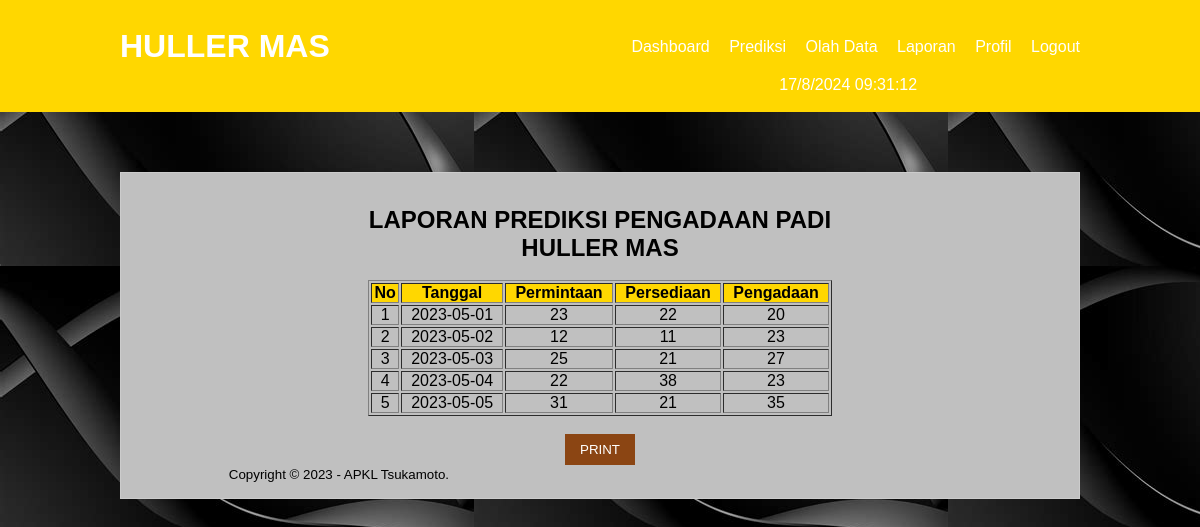
Screenshot of /laporan.php (signed in) with the database file from the repository.
### tables this page shows
CREATE TABLE `tb_data` (
  `id_data` int(11) NOT NULL,
  `tanggal` date NOT NULL,
  `permintaan` int(11) NOT NULL,
  `persediaan` int(11) NOT NULL,
  `pengadaan` int(11) NOT NULL
);

### laporan.php (the view, shortened to what this page needs)
<!DOCTYPE html>
<html>
<head>
	<link rel="stylesheet" type="text/css" href="css/style.css">
</head>
<body background="abu.jpeg">
	<header>
		<div class="container">
			<br>
		<h1><a href="dashboard.php">HULLER MAS</a></h1>
		<ul>
			<li><a href="dashboard.php">Dashboard</a></li>
			<li><a href="Prediksi.php">Prediksi</a></li>
			<li><a href="olahdata.php">Olah Data</a></li>
			<li><a href="laporan.php">Laporan</a></li>
			<li><a href="Profil.php">Profil</a></li>
			<li><a href="Logout.php">Logout</a></li>
			<center>
		<?php
echo date(' j/n/Y H:i:s');
		 ?>
		</center><br>
		</ul>
		</div>
	</header>
<div class="container">
	<div class="section"></div>
			<div class="box">
				<br>
				<center>
						<h2>LAPORAN PREDIKSI PENGADAAN PADI</h2>
						<h2>HULLER MAS</h2>
						<br>
						<table border="1" width="50%">
						<tr style="text-align: center; font-weight: bold; background-color:#ffd700">
							<th >No</th>
							<th >Tanggal</th>
							<th >Permintaan</th>
							<th >Persediaan</th>
							<th >Pengadaan</th>
						</tr>
						<?php
						include 'db.php';
						$no=1;
						$ambildata =mysqli_query($conn,"select * from tb_data");
						while ($tampil =mysqli_fetch_array($ambildata)){
							?>
							<tr>
							<td align="center"><?php echo $no++; ?></td>
							<td align="center"><?php echo $tampil['tanggal'];?></td>
							<td align="center"><?php echo $tampil['permintaan'];?></td>
							<td align="center"><?php echo $tampil['persediaan'];?></td>
							<td align="center"><?php echo $tampil['pengadaan'];?></td>
						</tr>
							<?php
						}
						?>
					</table>
				</center>
				<br>
				<center>
					<a href="cetak.php" target="_blank"><input type="submit" value="PRINT" class="btn"></a>
				</center>
				<footer>
					<div class="container">
						<small>Copyright &copy; 2023 - APKL Tsukamoto.</small>
					</div>
				</footer>
					</div>
</body>
</html>

### css/style.css (style rules this page uses)
* { padding:0; margin:0; font-family:sans-serif; }
a { color: inherit; text-decoration: none; }
.btn { padding: 8px 15px; background-color: #8B4513; color: #fff; border:none; cursor:pointer; }
header { background-color: #ffd700; color: #fff; }
header h1 { float: left; padding: 10px 0; }
header ul { float: right; }
header ul li { display: inline-block; }
header ul li a { padding: 20px 0 20px 15px; display: inline-block; }
.container { width: 80%; margin:0 auto; }
.container:after { content: ''; display: block; clear: both; }
.section { padding: 25px 0; }
.box { background-color: #C0C0C0; border:1px solid #ccc; padding: 15px; box-sizing: border-box; margin: 10px 0; }

### rows the page displays
tb_data: tanggal "2023-05-01", permintaan "23", persediaan "22", pengadaan "20"
tb_data: tanggal "2023-05-02", permintaan "12", persediaan "11", pengadaan "23"
tb_data: tanggal "2023-05-03", permintaan "25", persediaan "21", pengadaan "27"
tb_data: tanggal "2023-05-04", permintaan "22", persediaan "38", pengadaan "23"
tb_data: tanggal "2023-05-05", permintaan "31", persediaan "21", pengadaan "35"
